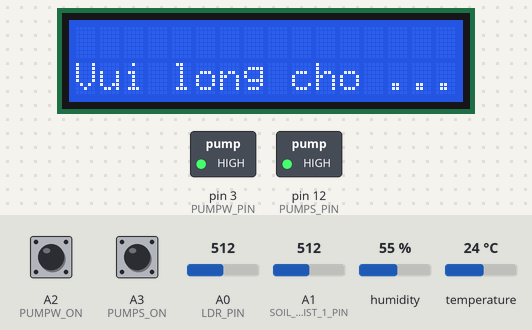
Bench run of a sketch on a simulated Arduino Uno, built with avr-gcc and run on an emulated ATmega328P. On the bench: 16×2 character LCD, switched loads named in the sketch (green lamp = pin HIGH). The inputs (shaded band) are chosen by the test bench; at power-on: A2 (PUMPW_ON) HIGH, A3 (PUMPS_ON) HIGH, A0 (LDR_PIN) = 512, A1 (SOIL_MOIST_1_PIN) = 512, humidity 55 %, temperature 24 °C. What the sketch prints to the serial monitor is not drawn.

Above: at 2.2 s.
2.3 s: A2 (PUMPW_ON) pulled LOW for 0.15 s
At 3.1 s:
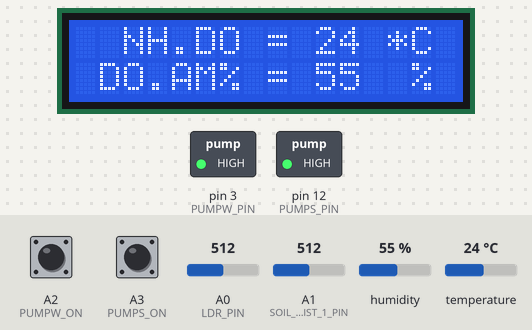
5.4 s: A3 (PUMPS_ON) pulled LOW for 0.15 s
At 6.2 s:
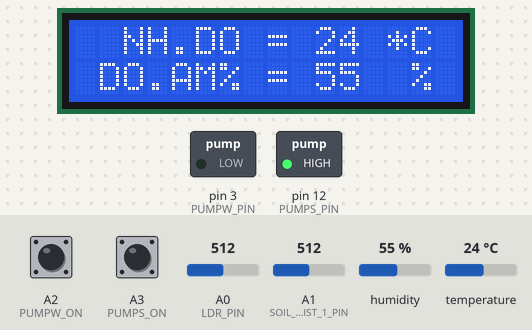
8.5 s: A2 (PUMPW_ON) pulled LOW for 1 s
At 10.1 s:
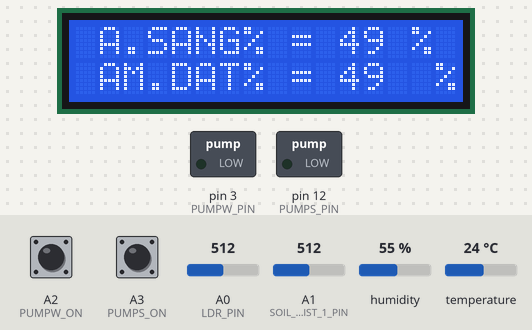
12.5 s: A3 (PUMPS_ON) pulled LOW for 1 s
At 15.4 s:
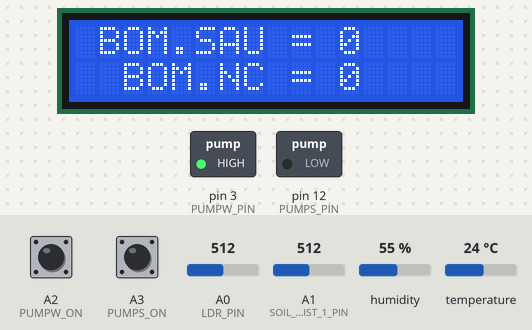
16.1 s: A3 (PUMPS_ON) pulled LOW for 0.15 s
At 17.9 s:
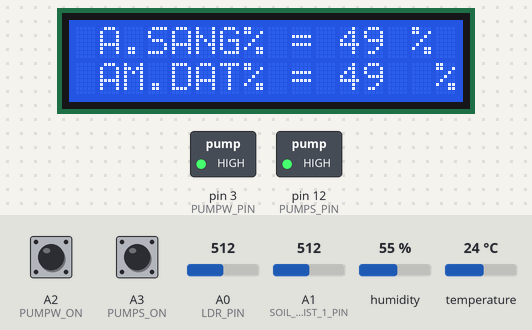
18.6 s: A3 (PUMPS_ON) pulled LOW for 3.2 s
At 22.7 s:
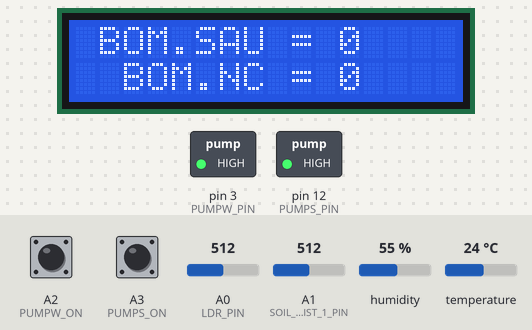
Timing chart, 0 to 24.2 s (numbered marks = the images above; inputs shaded):
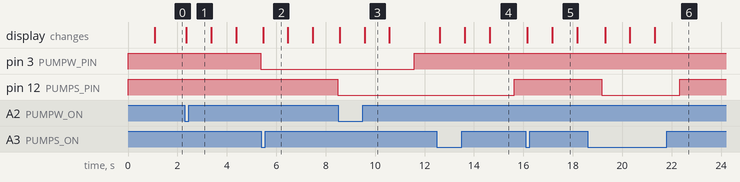

The sketch:

ReadDHT22_Lumen_Soil_LCD_relay_bt.ino
```cpp
/* Chương trình đọc nhiệt độ, độ ẩm từ cảm biến DHT
  Thêm chức năng đọc cảm biến ánh sáng
  Thêm chức năng đọc cảm biến độ ẩm đất
  Thêm hiển thị LCD
  Thêm chức năng điều khiển tưới tiêu bằng tay 2 bơm
  HocARM NDTR BOT for Arduino by hocARM.org
  -------------------------------------------------
  // Chương trình đọc nhiệt độ, độ ẩm từ cảm biến DHT
// Thêm chức năng đọc cảm biến ánh sáng
// Thêm chức năng đọc cảm biến độ ẩm đất
// Chỉnh  sửa cho Arduino Uno bởi hocARM.org
// Kết nối
// DHT       | Arduino Uno
//---------------------------
// VCC(1)    |  5V
// DATA(2)   |  2
// NC(3)     |  x
// GND(4)    |  GND
// Nối trở 10k giữa chân 1 và chân 2
//----------------
//Cảm biến độ ẩm | Arduino
//--------------------------
// VCC(1)    	 |  5V
// GND(2)   	 |  GND
// D0(3)  	     |  x
// A0(4)    	 |  A1
// Cảm biến ánh sáng nối chân A0
//-------------------------------
// 2 nút nhấn sẽ được kết nối với chân A2 và A3
// 2 relay nối với chân 3 và chân 12
*/
#include "DHT.h"
//#include "homephone.h"
#include <LiquidCrystal.h>

#define DHTPIN 2     // Chân DATA nối với PD0
#define LDR_PIN A0    // Chân PE3 nối với chân OUT cảm biến as
#define SOIL_MOIST_1_PIN A1 // Chân PE4 nối với cảm biến độ ẩm
// Relay, nút nhấn
#define PUMPW_ON A2   //Nút có sẵn trên kit
#define PUMPW_PIN 3
#define PUMPS_ON A3   //Nút có sẵn trên kit
#define PUMPS_PIN 12
// Uncomment loại cảm biến bạn sử dụng, nếu DHT11 thì uncomment DHT11 và comment DHT22
//#define DHTTYPE DHT11   // DHT 11
#define DHTTYPE DHT22   // DHT 22  (AM2302), AM2321
//#define DHTTYPE DHT21   // DHT 21 (AM2301)

// Biến lưu các giá trị cảm biến
int humDHT;
int tempDHT;
int lumen;
int soilMoist;
// Biến lưu trạng thái bơm
boolean pumpWaterStatus = 0;
boolean pumpPesStatus = 0;
int timePumpOn = 10; // Thời gian bật bơm nước
// Biến cho timer
long sampleTimingSeconds = 50; // ==> Thời gian đọc cảm biến (s)
long startTiming = 0;
long elapsedTime = 0;
// Khởi tạo cảm biến
DHT dht(DHTPIN, DHTTYPE);
// Khởi tạo LCD
//homephone lcd (PD_1, PD_2, PD_3, PE_1, PE_2);
LiquidCrystal lcd(9, 8, 7, 6, 5, 4);

void setup() {
  pinMode(PUMPW_PIN, OUTPUT);
  pinMode(PUMPS_PIN, OUTPUT);
  pinMode(PUMPW_ON, INPUT_PULLUP); // Button
  pinMode(PUMPS_ON, INPUT_PULLUP); // Button
  aplyCmd();
  // Khởi tạo cổng serial baud 115200
  Serial.begin(115200);
  Serial.println("HocARM NDTR Bot!");
  // Bắt đầu đọc dữ liệu
  dht.begin();
  lcd.begin(16, 2);
  lcd.print("HocARM NDTR Bot!*");
  lcd.setCursor(0, 1);
  lcd.print("Xin chao ong chu");
  readSensors(); // Khởi tạo đọc cảm biến
  startTiming = millis(); // Bắt đầu đếm thời gian
  lcd.clear();
  lcd.setCursor(0, 1);
  lcd.print("Vui long cho ...");

}

void loop() {
  // Khởi tạo timer
  elapsedTime = millis() - startTiming;
  readLocalCmd();
  if (elapsedTime > (sampleTimingSeconds * 1000))
  {
    readSensors();
    printData();
    showDataLCD();
    startTiming = millis();
  }
}
int getLumen(int anaPin)
{
  int anaValue = 0;
  for (int i = 0; i < 10; i++) // Đọc giá trị cảm biến 10 lần và lấy giá trị trung bình
  {
    anaValue += analogRead(anaPin);
    delay(50);
  }

  anaValue = anaValue / 10;
  anaValue = map(anaValue, 1023, 0, 0, 100); //Tối:0  ==> Sáng 100%

  return anaValue;
}
int getSoilMoist()
{
  int i = 0;
  int anaValue = 0;
  for (i = 0; i < 10; i++)  //
  {
    anaValue += analogRead(SOIL_MOIST_1_PIN); //Đọc giá trị cảm biến độ ẩm đất
    delay(50);   // Đợi đọc giá trị ADC
  }
  anaValue = anaValue / (i);
  anaValue = map(anaValue, 1023, 0, 0, 100); //Ít nước:0%  ==> Nhiều nước 100%
  return anaValue;
}
void readSensors(void)
{
  tempDHT = dht.readTemperature();   //Đọc nhiệt độ DHT22
  humDHT = dht.readHumidity();       //Đọc độ ẩm DHT22
  lumen = getLumen(LDR_PIN);         //Đọc ánh sáng
  soilMoist = getSoilMoist();        //Đọc cảm biến độ ẩm đất
}
void showDataLCD(void)
{
  lcd.setCursor(0, 1);
  lcd.print(" DO.AM% = ");
  lcd.print(humDHT);
  lcd.println("  % " );

  lcd.setCursor(1, 0);
  lcd.print(" NH.DO = ");
  lcd.print(tempDHT);
  lcd.println(" *C ");
  delay(1000);
  lcd.clear();
  lcd.setCursor(0, 1);
  lcd.print(" AM.DAT% = ");
  lcd.print(soilMoist);
  lcd.println("  %   " );

  lcd.setCursor(1, 0);
  lcd.print("A.SANG% = ");
  lcd.print(lumen);
  lcd.println(" %  ");
  delay(1000);
  lcd.clear();
  lcd.setCursor(0, 1);
  lcd.print("  BOM.NC = ");
  lcd.print(pumpWaterStatus);
  lcd.println("      " );

  lcd.setCursor(1, 0);
  lcd.print("BOM.SAU = ");
  lcd.print(pumpPesStatus);
  lcd.println("    ");
  delay(1000);
}
void printData(void)
{
  // IN thông tin ra màn hình
  Serial.print("Do am: ");
  Serial.print(humDHT);
  Serial.print(" %\t");
  Serial.print("Nhiet do: ");
  Serial.print(tempDHT);
  Serial.print(" *C\t");
  Serial.print("Anh sang: ");
  Serial.print(lumen);
  Serial.print(" %\t");
  Serial.print("Do am dat: ");
  Serial.print(soilMoist);
  Serial.println(" %");
}

/****************************************************************
  Hàm đọc trạng thái bơm và kiểm tra nút nhấn
  (Nút nhấn mặc định là mức "CAO"):
****************************************************************/
void readLocalCmd()
{
  int digiValue = debounce(PUMPW_ON);
  //  Serial.println(digiValue);
  if (!digiValue)
  {
    //    Serial.println(" %");
    pumpWaterStatus = !pumpWaterStatus;
    showDataLCD();
    aplyCmd();
  }
  digiValue = debounce(PUMPS_ON);
  if (!digiValue)
  {
    pumpPesStatus = !pumpPesStatus;
    showDataLCD();
    aplyCmd();
  }
}
/***************************************************
  Thực hiện điều khiển các bơm
****************************************************/
void aplyCmd()
{
  if (pumpWaterStatus == 1) digitalWrite(PUMPW_PIN, LOW);
  if (pumpWaterStatus == 0) digitalWrite(PUMPW_PIN, HIGH);

  if (pumpPesStatus == 1) digitalWrite(PUMPS_PIN, LOW);
  if (pumpPesStatus == 0) digitalWrite(PUMPS_PIN, HIGH);
}
/***************************************************
  Hàm kiểm tra trạng thái phím bấm
****************************************************/
boolean debounce(int pin)
{
  boolean state;
  boolean previousState;
  const int debounceDelay = 60;

  previousState = digitalRead(pin);
  for (int counter = 0; counter < debounceDelay; counter++)
  {
    delay(1);
    state = digitalRead(pin);
    if (state != previousState)
    {
      counter = 0;
      previousState = state;
    }
  }
  return state;
}
```

Measured:
- after the input at 2.3 s, pin 3 (PUMPW_PIN): HIGH → LOW after 3.1 s; the display: changes after 0.06 s (image 1)
- after the input at 5.4 s, pin 12 (PUMPS_PIN): HIGH → LOW after 3.1 s; the display: changes after 0.06 s (image 2)
- after the input at 8.5 s, pin 3 (PUMPW_PIN): LOW → HIGH after 3.1 s; the display: first changes after 0.06 s (image 3 shows a later state)
- after the input at 12.5 s, pin 12 (PUMPS_PIN): LOW → HIGH after 3.1 s; the display: first changes after 0.11 s (image 4 shows a later state)
- after the input at 16.1 s, the display: first changes after 0.07 s (image 5 shows a later state)
- after the input at 18.6 s, the display: first changes after 0.71 s (image 6 shows a later state)
- what the display in image 3 shows lasts 1.0 s, from 9.6 s to 10.6 s
